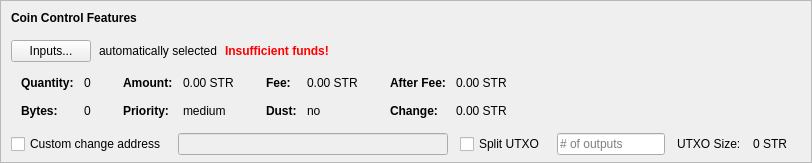
    <widget class="QFrame" name="frameCoinControl">
     <property name="sizePolicy">
      <sizepolicy hsizetype="Expanding" vsizetype="Expanding">
       <horstretch>0</horstretch>
       <verstretch>0</verstretch>
      </sizepolicy>
     </property>
     <property name="maximumSize">
      <size>
       <width>16777215</width>
       <height>16777215</height>
      </size>
     </property>
     <property name="frameShape">
      <enum>QFrame::StyledPanel</enum>
     </property>
     <property name="frameShadow">
      <enum>QFrame::Sunken</enum>
     </property>
     <layout class="QVBoxLayout" name="verticalLayoutCoinControl2">
      <property name="spacing">
       <number>0</number>
      </property>
      <property name="leftMargin">
       <number>0</number>
      </property>
      <property name="topMargin">
       <number>0</number>
      </property>
      <property name="rightMargin">
       <number>0</number>
      </property>
      <property name="bottomMargin">
       <number>6</number>
      </property>
      <item>
       <layout class="QVBoxLayout" name="verticalLayoutCoinControl" stretch="0,0,0,0,1">
        <property name="spacing">
         <number>0</number>
        </property>
        <property name="leftMargin">
         <number>10</number>
        </property>
        <property name="topMargin">
         <number>10</number>
        </property>
        <item>
         <layout class="QHBoxLayout" name="horizontalLayoutCoinControl1">
          <property name="bottomMargin">
           <number>15</number>
          </property>
          <item>
           <widget class="QLabel" name="labelCoinControlFeatures">
            <property name="sizePolicy">
             <sizepolicy hsizetype="Preferred" vsizetype="Maximum">
              <horstretch>0</horstretch>
              <verstretch>0</verstretch>
             </sizepolicy>
            </property>
            <property name="font">
             <font>
              <weight>75</weight>
              <bold>true</bold>
             </font>
            </property>
            <property name="styleSheet">
             <string notr="true">font-weight:bold;</string>
            </property>
            <property name="text">
             <string>Coin Control Features</string>
            </property>
           </widget>
          </item>
         </layout>
        </item>
        <item>
         <layout class="QHBoxLayout" name="horizontalLayoutCoinControl2" stretch="0,0,0,0">
          <property name="spacing">
           <number>8</number>
          </property>
          <property name="bottomMargin">
           <number>10</number>
          </property>
          <item>
           <widget class="QPushButton" name="pushButtonCoinControl">
            <property name="styleSheet">
             <string notr="true"/>
            </property>
            <property name="text">
             <string>Inputs...</string>
            </property>
            <property name="autoDefault">
             <bool>false</bool>
            </property>
           </widget>
          </item>
          <item>
           <widget class="QLabel" name="labelCoinControlAutomaticallySelected">
            <property name="text">
             <string>automatically selected</string>
            </property>
            <property name="margin">
             <number>5</number>
            </property>
           </widget>
          </item>
          <item>
           <widget class="QLabel" name="labelCoinControlInsuffFunds">
            <property name="font">
             <font>
              <weight>75</weight>
              <bold>true</bold>
             </font>
            </property>
            <property name="styleSheet">
             <string notr="true">color:red;font-weight:bold;</string>
            </property>
            <property name="text">
             <string>Insufficient funds!</string>
            </property>
            <property name="margin">
             <number>5</number>
            </property>
           </widget>
          </item>
          <item>
           <spacer name="horizontalSpacerCoinControl">
            <property name="orientation">
             <enum>Qt::Horizontal</enum>
            </property>
            <property name="sizeHint" stdset="0">
             <size>
              <width>40</width>
              <height>1</height>
             </size>
            </property>
           </spacer>
          </item>
         </layout>
        </item>
        <item>
         <widget class="QWidget" name="widgetCoinControl" native="true">
          <property name="sizePolicy">
           <sizepolicy hsizetype="Preferred" vsizetype="Preferred">
            <horstretch>0</horstretch>
            <verstretch>0</verstretch>
           </sizepolicy>
          </property>
          <property name="minimumSize">
           <size>
            <width>0</width>
            <height>0</height>
           </size>
          </property>
          <property name="styleSheet">
           <string notr="true"/>
          </property>
          <layout class="QHBoxLayout" name="horizontalLayoutCoinControl5">
           <property name="leftMargin">
            <number>0</number>
           </property>
           <property name="topMargin">
            <number>0</number>
           </property>
           <property name="rightMargin">
            <number>0</number>
           </property>
           <property name="bottomMargin">
            <number>0</number>
           </property>
           <item>
            <layout class="QHBoxLayout" name="horizontalLayoutCoinControl3" stretch="0,0,0,1">
             <property name="spacing">
              <number>20</number>
             </property>
             <property name="topMargin">
              <number>0</number>
             </property>
             <property name="bottomMargin">
              <number>10</number>
             </property>
             <item>
              <layout class="QFormLayout" name="formLayoutCoinControl1">
               <property name="horizontalSpacing">
                <number>10</number>
               </property>
               <property name="verticalSpacing">
                <number>14</number>
               </property>
               <property name="leftMargin">
                <number>10</number>
               </property>
               <property name="topMargin">
                <number>4</number>
               </property>
               <property name="rightMargin">
                <number>6</number>
               </property>
               <item row="0" column="0">
                <widget class="QLabel" name="labelCoinControlQuantityText">
                 <property name="font">
                  <font>
                   <weight>75</weight>
                   <bold>true</bold>
                  </font>
                 </property>
                 <property name="text">
                  <string>Quantity:</string>
                 </property>
                 <property name="margin">
                  <number>0</number>
                 </property>
                </widget>
               </item>
               <item row="0" column="1">
                <widget class="QLabel" name="labelCoinControlQuantity">
                 <property name="cursor">
                  <cursorShape>IBeamCursor</cursorShape>
                 </property>
                 <property name="contextMenuPolicy">
                  <enum>Qt::ActionsContextMenu</enum>
                 </property>
                 <property name="text">
                  <string notr="true">0</string>
                 </property>
                 <property name="margin">
                  <number>0</number>
                 </property>
                 <property name="textInteractionFlags">
                  <set>Qt::LinksAccessibleByMouse|Qt::TextSelectableByKeyboard|Qt::TextSelectableByMouse</set>
                 </property>
                </widget>
               </item>
               <item row="1" column="0">
                <widget class="QLabel" name="labelCoinControlBytesText">
                 <property name="font">
                  <font>
                   <weight>75</weight>
                   <bold>true</bold>
                  </font>
                 </property>
                 <property name="text">
                  <string>Bytes:</string>
                 </property>
                </widget>
               </item>
               <item row="1" column="1">
                <widget class="QLabel" name="labelCoinControlBytes">
                 <property name="cursor">
                  <cursorShape>IBeamCursor</cursorShape>
                 </property>
                 <property name="contextMenuPolicy">
                  <enum>Qt::ActionsContextMenu</enum>
                 </property>
                 <property name="text">
                  <string notr="true">0</string>
                 </property>
                 <property name="textInteractionFlags">
                  <set>Qt::LinksAccessibleByMouse|Qt::TextSelectableByKeyboard|Qt::TextSelectableByMouse</set>
                 </property>
                </widget>
               </item>
              </layout>
             </item>
             <item>
              <layout class="QFormLayout" name="formLayoutCoinControl2">
               <property name="horizontalSpacing">
                <number>10</number>
               </property>
               <property name="verticalSpacing">
                <number>14</number>
               </property>
               <property name="leftMargin">
                <number>6</number>
               </property>
               <property name="topMargin">
                <number>4</number>
               </property>
               <property name="rightMargin">
                <number>6</number>
               </property>
               <item row="0" column="0">
                <widget class="QLabel" name="labelCoinControlAmountText">
                 <property name="font">
                  <font>
                   <weight>75</weight>
                   <bold>true</bold>
                  </font>
                 </property>
                 <property name="text">
                  <string>Amount:</string>
                 </property>
                 <property name="margin">
                  <number>0</number>
                 </property>
                </widget>
               </item>
               <item row="0" column="1">
                <widget class="QLabel" name="labelCoinControlAmount">
                 <property name="cursor">
                  <cursorShape>IBeamCursor</cursorShape>
                 </property>
                 <property name="contextMenuPolicy">
                  <enum>Qt::ActionsContextMenu</enum>
                 </property>
                 <property name="text">
                  <string notr="true">0.00 STR</string>
                 </property>
                 <property name="textInteractionFlags">
                  <set>Qt::LinksAccessibleByMouse|Qt::TextSelectableByKeyboard|Qt::TextSelectableByMouse</set>
                 </property>
                </widget>
               </item>
               <item row="1" column="0">
                <widget class="QLabel" name="labelCoinControlPriorityText">
                 <property name="font">
                  <font>
                   <weight>75</weight>
                   <bold>true</bold>
                  </font>
                 </property>
                 <property name="text">
                  <string>Priority:</string>
                 </property>
                </widget>
               </item>
               <item row="1" column="1">
                <widget class="QLabel" name="labelCoinControlPriority">
                 <property name="cursor">
                  <cursorShape>IBeamCursor</cursorShape>
                 </property>
                 <property name="contextMenuPolicy">
                  <enum>Qt::ActionsContextMenu</enum>
                 </property>
                 <property name="text">
                  <string>medium</string>
                 </property>
                 <property name="textInteractionFlags">
                  <set>Qt::LinksAccessibleByMouse|Qt::TextSelectableByKeyboard|Qt::TextSelectableByMouse</set>
                 </property>
                </widget>
               </item>
              </layout>
             </item>
             <item>
              <layout class="QFormLayout" name="formLayoutCoinControl3">
               <property name="horizontalSpacing">
                <number>10</number>
               </property>
               <property name="verticalSpacing">
                <number>14</number>
               </property>
               <property name="leftMargin">
                <number>6</number>
               </property>
               <property name="topMargin">
                <number>4</number>
               </property>
               <property name="rightMargin">
                <number>6</number>
               </property>
               <item row="0" column="0">
                <widget class="QLabel" name="labelCoinControlFeeText">
                 <property name="font">
                  <font>
                   <weight>75</weight>
                   <bold>true</bold>
                  </font>
                 </property>
                 <property name="text">
                  <string>Fee:</string>
                 </property>
                 <property name="margin">
                  <number>0</number>
                 </property>
                </widget>
               </item>
               <item row="0" column="1">
                <widget class="QLabel" name="labelCoinControlFee">
                 <property name="cursor">
                  <cursorShape>IBeamCursor</cursorShape>
                 </property>
                 <property name="contextMenuPolicy">
                  <enum>Qt::ActionsContextMenu</enum>
                 </property>
                 <property name="text">
                  <string notr="true">0.00 STR</string>
                 </property>
                 <property name="textInteractionFlags">
                  <set>Qt::LinksAccessibleByMouse|Qt::TextSelectableByKeyboard|Qt::TextSelectableByMouse</set>
                 </property>
                </widget>
               </item>
               <item row="1" column="0">
                <widget class="QLabel" name="labelCoinControlLowOutputText">
                 <property name="font">
                  <font>
                   <weight>75</weight>
                   <bold>true</bold>
                  </font>
                 </property>
                 <property name="text">
                  <string>Dust:</string>
                 </property>
                </widget>
               </item>
               <item row="1" column="1">
                <widget class="QLabel" name="labelCoinControlLowOutput">
                 <property name="cursor">
                  <cursorShape>IBeamCursor</cursorShape>
                 </property>
                 <property name="contextMenuPolicy">
                  <enum>Qt::ActionsContextMenu</enum>
                 </property>
                 <property name="text">
                  <string>no</string>
                 </property>
                 <property name="textInteractionFlags">
                  <set>Qt::LinksAccessibleByMouse|Qt::TextSelectableByKeyboard|Qt::TextSelectableByMouse</set>
                 </property>
                </widget>
               </item>
              </layout>
             </item>
             <item>
              <layout class="QFormLayout" name="formLayoutCoinControl4">
               <property name="horizontalSpacing">
                <number>10</number>
               </property>
               <property name="verticalSpacing">
                <number>14</number>
               </property>
               <property name="leftMargin">
                <number>6</number>
               </property>
               <property name="topMargin">
                <number>4</number>
               </property>
               <property name="rightMargin">
                <number>6</number>
               </property>
               <item row="0" column="0">
                <widget class="QLabel" name="labelCoinControlAfterFeeText">
                 <property name="font">
                  <font>
                   <weight>75</weight>
                   <bold>true</bold>
                  </font>
                 </property>
                 <property name="text">
                  <string>After Fee:</string>
                 </property>
                 <property name="margin">
                  <number>0</number>
                 </property>
                </widget>
               </item>
               <item row="0" column="1">
                <widget class="QLabel" name="labelCoinControlAfterFee">
                 <property name="cursor">
                  <cursorShape>IBeamCursor</cursorShape>
                 </property>
                 <property name="contextMenuPolicy">
                  <enum>Qt::ActionsContextMenu</enum>
                 </property>
                 <property name="text">
                  <string notr="true">0.00 STR</string>
                 </property>
                 <property name="textInteractionFlags">
                  <set>Qt::LinksAccessibleByMouse|Qt::TextSelectableByKeyboard|Qt::TextSelectableByMouse</set>
                 </property>
                </widget>
               </item>
               <item row="1" column="0">
                <widget class="QLabel" name="labelCoinControlChangeText">
                 <property name="font">
                  <font>
                   <weight>75</weight>
                   <bold>true</bold>
                  </font>
                 </property>
                 <property name="text">
                  <string>Change:</string>
                 </property>
                </widget>
               </item>
               <item row="1" column="1">
                <widget class="QLabel" name="labelCoinControlChange">
                 <property name="cursor">
                  <cursorShape>IBeamCursor</cursorShape>
                 </property>
                 <property name="contextMenuPolicy">
                  <enum>Qt::ActionsContextMenu</enum>
                 </property>
                 <property name="text">
                  <string notr="true">0.00 STR</string>
                 </property>
                 <property name="textInteractionFlags">
                  <set>Qt::LinksAccessibleByMouse|Qt::TextSelectableByKeyboard|Qt::TextSelectableByMouse</set>
                 </property>
                </widget>
               </item>
              </layout>
             </item>
            </layout>
           </item>
          </layout>
         </widget>
        </item>
        <item>
         <layout class="QHBoxLayout" name="horizontalLayoutCoinControl4" stretch="0,0,0,0,0,0,0">
          <property name="spacing">
           <number>12</number>
          </property>
          <property name="sizeConstraint">
           <enum>QLayout::SetDefaultConstraint</enum>
          </property>
          <property name="topMargin">
           <number>5</number>
          </property>
          <property name="rightMargin">
           <number>5</number>
          </property>
          <item>
           <widget class="QCheckBox" name="checkBoxCoinControlChange">
            <property name="toolTip">
             <string>If this is activated, but the change address is empty or invalid, change will be sent to a newly generated address.</string>
            </property>
            <property name="text">
             <string>Custom change address</string>
            </property>
           </widget>
          </item>
          <item>
           <widget class="QValidatedLineEdit" name="lineEditCoinControlChange">
            <property name="enabled">
             <bool>false</bool>
            </property>
            <property name="sizePolicy">
             <sizepolicy hsizetype="Expanding" vsizetype="Fixed">
              <horstretch>0</horstretch>
              <verstretch>0</verstretch>
             </sizepolicy>
            </property>
           </widget>
          </item>
          <item>
           <widget class="QCheckBox" name="splitBlockCheckBox">
            <property name="text">
             <string>Split UTXO</string>
            </property>
           </widget>
          </item>
          <item>
           <widget class="QLineEdit" name="splitBlockLineEdit">
            <property name="sizePolicy">
             <sizepolicy hsizetype="Fixed" vsizetype="Fixed">
              <horstretch>50</horstretch>
              <verstretch>0</verstretch>
             </sizepolicy>
            </property>
            <property name="placeholderText">
             <string># of outputs</string>
            </property>
           </widget>
          </item>
          <item>
           <widget class="QLabel" name="labelBlockSizeText">
            <property name="text">
             <string>UTXO Size:</string>
            </property>
           </widget>
          </item>
          <item>
           <widget class="QLabel" name="labelBlockSize">
            <property name="text">
             <string>0 STR</string>
            </property>
           </widget>
          </item>
          <item>
           <widget class="QLabel" name="labelCoinControlChangeLabel">
            <property name="sizePolicy">
             <sizepolicy hsizetype="Preferred" vsizetype="Expanding">
              <horstretch>0</horstretch>
              <verstretch>0</verstretch>
             </sizepolicy>
            </property>
            <property name="minimumSize">
             <size>
              <width>0</width>
              <height>0</height>
             </size>
            </property>
            <property name="text">
             <string/>
            </property>
            <property name="margin">
             <number>3</number>
            </property>
           </widget>
          </item>
         </layout>
        </item>
        <item>
         <spacer name="verticalSpacerCoinControl">
          <property name="orientation">
           <enum>Qt::Vertical</enum>
          </property>
          <property name="sizeHint" stdset="0">
           <size>
            <width>800</width>
            <height>1</height>
           </size>
          </property>
         </spacer>
        </item>
       </layout>
      </item>
     </layout>
    </widget>
